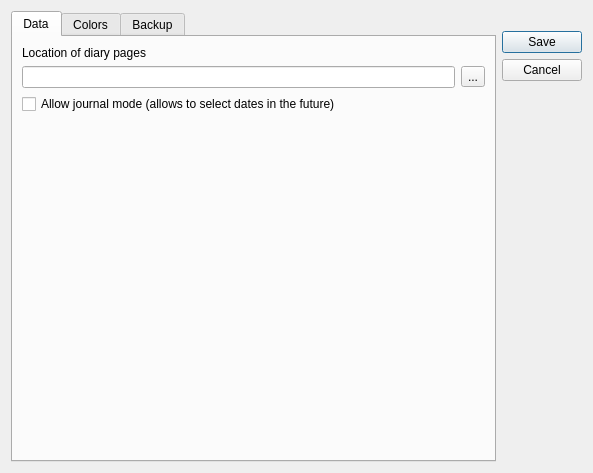
<?xml version="1.0" encoding="UTF-8"?>
<ui version="4.0">
 <class>frmSettings</class>
 <widget class="QDialog" name="frmSettings">
  <property name="geometry">
   <rect>
    <x>0</x>
    <y>0</y>
    <width>593</width>
    <height>473</height>
   </rect>
  </property>
  <property name="windowTitle">
   <string>Diary Settings</string>
  </property>
  <layout class="QHBoxLayout" name="horizontalLayout">
   <item>
    <widget class="QTabWidget" name="tabSettings">
     <property name="tabPosition">
      <enum>QTabWidget::North</enum>
     </property>
     <property name="tabShape">
      <enum>QTabWidget::Rounded</enum>
     </property>
     <property name="currentIndex">
      <number>0</number>
     </property>
     <widget class="QWidget" name="tab">
      <attribute name="title">
       <string>Data</string>
      </attribute>
      <layout class="QVBoxLayout" name="verticalLayout">
       <item>
        <layout class="QGridLayout" name="gridLayout_2">
         <item row="1" column="1">
          <widget class="QToolButton" name="btnOpenFolder">
           <property name="text">
            <string>...</string>
           </property>
          </widget>
         </item>
         <item row="0" column="0">
          <widget class="QLabel" name="label">
           <property name="text">
            <string>Location of diary pages</string>
           </property>
          </widget>
         </item>
         <item row="1" column="0">
          <widget class="QLineEdit" name="txtPathToDiary"/>
         </item>
        </layout>
       </item>
       <item>
        <widget class="QCheckBox" name="cb_journal_mode">
         <property name="text">
          <string>Allow journal mode (allows to select dates in the future)</string>
         </property>
        </widget>
       </item>
       <item>
        <spacer name="verticalSpacer">
         <property name="orientation">
          <enum>Qt::Vertical</enum>
         </property>
         <property name="sizeHint" stdset="0">
          <size>
           <width>20</width>
           <height>40</height>
          </size>
         </property>
        </spacer>
       </item>
      </layout>
     </widget>
     <widget class="QWidget" name="tab_2">
      <attribute name="title">
       <string>Colors</string>
      </attribute>
      <layout class="QHBoxLayout" name="horizontalLayout_2">
       <item>
        <layout class="QGridLayout" name="gridLayout">
         <item row="9" column="1">
          <widget class="QLabel" name="label_5">
           <property name="text">
            <string>Selected date foreground</string>
           </property>
          </widget>
         </item>
         <item row="13" column="1">
          <spacer name="verticalSpacer_3">
           <property name="orientation">
            <enum>Qt::Vertical</enum>
           </property>
           <property name="sizeHint" stdset="0">
            <size>
             <width>20</width>
             <height>40</height>
            </size>
           </property>
          </spacer>
         </item>
         <item row="6" column="2">
          <widget class="QToolButton" name="btn_color_weekend_background">
           <property name="text">
            <string>...</string>
           </property>
          </widget>
         </item>
         <item row="2" column="3">
          <spacer name="horizontalSpacer_2">
           <property name="orientation">
            <enum>Qt::Horizontal</enum>
           </property>
           <property name="sizeHint" stdset="0">
            <size>
             <width>40</width>
             <height>20</height>
            </size>
           </property>
          </spacer>
         </item>
         <item row="8" column="2">
          <widget class="QToolButton" name="btn_color_weekend_foreground">
           <property name="text">
            <string>...</string>
           </property>
          </widget>
         </item>
         <item row="4" column="2">
          <widget class="QToolButton" name="btn_color_weekday_foreground">
           <property name="text">
            <string>...</string>
           </property>
          </widget>
         </item>
         <item row="5" column="1">
          <widget class="QLabel" name="label_4">
           <property name="text">
            <string>Week-end diary background</string>
           </property>
          </widget>
         </item>
         <item row="2" column="0">
          <spacer name="horizontalSpacer_3">
           <property name="orientation">
            <enum>Qt::Horizontal</enum>
           </property>
           <property name="sizeHint" stdset="0">
            <size>
             <width>40</width>
             <height>20</height>
            </size>
           </property>
          </spacer>
         </item>
         <item row="8" column="1">
          <widget class="QLabel" name="lbl_color_weekend_foreground">
           <property name="maximumSize">
            <size>
             <width>40</width>
             <height>16777215</height>
            </size>
           </property>
           <property name="styleSheet">
            <string notr="true">background-color: rgb(0, 85, 0);</string>
           </property>
           <property name="text">
            <string/>
           </property>
          </widget>
         </item>
         <item row="6" column="1">
          <widget class="QLabel" name="lbl_color_weekend_background">
           <property name="maximumSize">
            <size>
             <width>40</width>
             <height>16777215</height>
            </size>
           </property>
           <property name="styleSheet">
            <string notr="true">background-color: rgb(0, 85, 0);</string>
           </property>
           <property name="text">
            <string/>
           </property>
          </widget>
         </item>
         <item row="2" column="1">
          <widget class="QLabel" name="lbl_color_weekday_background">
           <property name="maximumSize">
            <size>
             <width>40</width>
             <height>16777215</height>
            </size>
           </property>
           <property name="styleSheet">
            <string notr="true">background-color: rgb(0, 85, 0);</string>
           </property>
           <property name="text">
            <string/>
           </property>
          </widget>
         </item>
         <item row="10" column="1">
          <widget class="QLabel" name="lbl_color_select_foreground">
           <property name="maximumSize">
            <size>
             <width>40</width>
             <height>16777215</height>
            </size>
           </property>
           <property name="styleSheet">
            <string notr="true">background-color: rgb(0, 85, 0);</string>
           </property>
           <property name="text">
            <string/>
           </property>
          </widget>
         </item>
         <item row="2" column="2">
          <widget class="QToolButton" name="btn_color_weekday_background">
           <property name="text">
            <string>...</string>
           </property>
          </widget>
         </item>
         <item row="0" column="1">
          <spacer name="verticalSpacer_5">
           <property name="orientation">
            <enum>Qt::Vertical</enum>
           </property>
           <property name="sizeHint" stdset="0">
            <size>
             <width>20</width>
             <height>40</height>
            </size>
           </property>
          </spacer>
         </item>
         <item row="3" column="1">
          <widget class="QLabel" name="label_3">
           <property name="text">
            <string>Weekday diary foreground</string>
           </property>
          </widget>
         </item>
         <item row="11" column="1">
          <widget class="QLabel" name="label_8">
           <property name="text">
            <string>Selected date background</string>
           </property>
          </widget>
         </item>
         <item row="7" column="1">
          <widget class="QLabel" name="label_6">
           <property name="text">
            <string>Week-end diary foreground</string>
           </property>
          </widget>
         </item>
         <item row="4" column="1">
          <widget class="QLabel" name="lbl_color_weekday_foreground">
           <property name="maximumSize">
            <size>
             <width>40</width>
             <height>16777215</height>
            </size>
           </property>
           <property name="styleSheet">
            <string notr="true">background-color: rgb(0, 85, 0);</string>
           </property>
           <property name="text">
            <string/>
           </property>
          </widget>
         </item>
         <item row="1" column="1" colspan="2">
          <widget class="QLabel" name="label_2">
           <property name="text">
            <string>Weekday diary background</string>
           </property>
          </widget>
         </item>
         <item row="12" column="1">
          <widget class="QLabel" name="lbl_color_select_background">
           <property name="maximumSize">
            <size>
             <width>40</width>
             <height>16777215</height>
            </size>
           </property>
           <property name="styleSheet">
            <string notr="true">background-color: rgb(0, 85, 0);</string>
           </property>
           <property name="text">
            <string/>
           </property>
          </widget>
         </item>
         <item row="10" column="2">
          <widget class="QToolButton" name="btn_color_selected_foreground">
           <property name="text">
            <string>...</string>
           </property>
          </widget>
         </item>
         <item row="12" column="2">
          <widget class="QToolButton" name="btn_color_selected_background">
           <property name="text">
            <string>...</string>
           </property>
          </widget>
         </item>
        </layout>
       </item>
      </layout>
     </widget>
     <widget class="QWidget" name="tab_3">
      <attribute name="title">
       <string>Backup</string>
      </attribute>
      <layout class="QGridLayout" name="gridLayout_3">
       <item row="5" column="0">
        <layout class="QHBoxLayout" name="horizontalLayout_5">
         <item>
          <widget class="QLabel" name="label_7">
           <property name="text">
            <string>Backup interval reminder (in days) </string>
           </property>
          </widget>
         </item>
         <item>
          <widget class="QSpinBox" name="spin_backup_interval"/>
         </item>
        </layout>
       </item>
       <item row="3" column="0">
        <widget class="QLabel" name="lbl_google_folder_id">
         <property name="text">
          <string>Google Drive Folder Id</string>
         </property>
        </widget>
       </item>
       <item row="2" column="0">
        <layout class="QVBoxLayout" name="verticalLayout_3">
         <item>
          <spacer name="verticalSpacer_6">
           <property name="orientation">
            <enum>Qt::Vertical</enum>
           </property>
           <property name="sizeHint" stdset="0">
            <size>
             <width>20</width>
             <height>40</height>
            </size>
           </property>
          </spacer>
         </item>
         <item>
          <widget class="QGroupBox" name="groupBox_2">
           <property name="title">
            <string>Type of backup</string>
           </property>
           <layout class="QVBoxLayout" name="verticalLayout_4">
            <item>
             <widget class="QRadioButton" name="rb_LocalBackup">
              <property name="text">
               <string>Local Backup</string>
              </property>
             </widget>
            </item>
            <item>
             <widget class="QRadioButton" name="rb_CloudBackup">
              <property name="text">
               <string>Cloud Backup</string>
              </property>
             </widget>
            </item>
            <item>
             <layout class="QHBoxLayout" name="horizontalLayout_4">
              <item>
               <widget class="QLabel" name="lbl_backup_folder">
                <property name="text">
                 <string>Backup folder:</string>
                </property>
               </widget>
              </item>
              <item>
               <widget class="QLineEdit" name="txt_backup_folder"/>
              </item>
              <item>
               <widget class="QToolButton" name="btn_select_backup_folder">
                <property name="text">
                 <string>...</string>
                </property>
               </widget>
              </item>
             </layout>
            </item>
           </layout>
          </widget>
         </item>
         <item>
          <widget class="QGroupBox" name="groupBox">
           <property name="title">
            <string>Cloud settings</string>
           </property>
           <layout class="QHBoxLayout" name="horizontalLayout_3">
            <item>
             <spacer name="horizontalSpacer">
              <property name="orientation">
               <enum>Qt::Horizontal</enum>
              </property>
              <property name="sizeType">
               <enum>QSizePolicy::Maximum</enum>
              </property>
              <property name="sizeHint" stdset="0">
               <size>
                <width>20</width>
                <height>20</height>
               </size>
              </property>
             </spacer>
            </item>
            <item>
             <widget class="QRadioButton" name="rb_google">
              <property name="text">
               <string>Google Drive</string>
              </property>
             </widget>
            </item>
            <item>
             <widget class="QRadioButton" name="rb_other">
              <property name="text">
               <string>Other</string>
              </property>
             </widget>
            </item>
           </layout>
          </widget>
         </item>
        </layout>
       </item>
       <item row="4" column="0">
        <widget class="QLineEdit" name="txt_google_folder_id"/>
       </item>
       <item row="6" column="0">
        <spacer name="verticalSpacer_4">
         <property name="orientation">
          <enum>Qt::Vertical</enum>
         </property>
         <property name="sizeHint" stdset="0">
          <size>
           <width>20</width>
           <height>40</height>
          </size>
         </property>
        </spacer>
       </item>
      </layout>
     </widget>
    </widget>
   </item>
   <item>
    <layout class="QVBoxLayout" name="verticalLayout_2">
     <item>
      <widget class="QLabel" name="lblLogo">
       <property name="maximumSize">
        <size>
         <width>150</width>
         <height>150</height>
        </size>
       </property>
       <property name="text">
        <string/>
       </property>
       <property name="pixmap">
        <pixmap resource="icons.qrc">:/tlb/settings-3.png</pixmap>
       </property>
       <property name="scaledContents">
        <bool>true</bool>
       </property>
      </widget>
     </item>
     <item>
      <widget class="QPushButton" name="btnSave">
       <property name="text">
        <string>Save</string>
       </property>
      </widget>
     </item>
     <item>
      <widget class="QPushButton" name="btnClose">
       <property name="text">
        <string>Cancel</string>
       </property>
      </widget>
     </item>
     <item>
      <spacer name="verticalSpacer_2">
       <property name="orientation">
        <enum>Qt::Vertical</enum>
       </property>
       <property name="sizeHint" stdset="0">
        <size>
         <width>20</width>
         <height>40</height>
        </size>
       </property>
      </spacer>
     </item>
    </layout>
   </item>
  </layout>
 </widget>
 <resources>
  <include location="icons.qrc"/>
 </resources>
 <connections/>
</ui>
